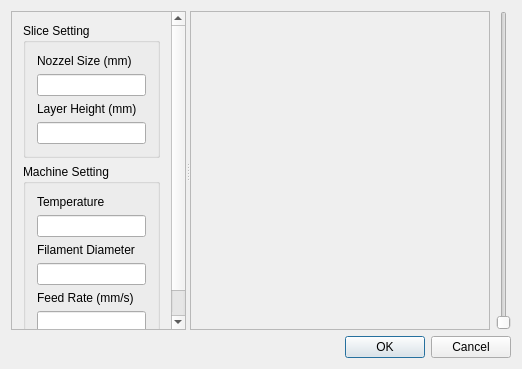
<?xml version="1.0" encoding="UTF-8"?>
<ui version="4.0">
 <class>SliceWidget</class>
 <widget class="QWidget" name="SliceWidget">
  <property name="geometry">
   <rect>
    <x>0</x>
    <y>0</y>
    <width>522</width>
    <height>369</height>
   </rect>
  </property>
  <property name="windowTitle">
   <string>SliceWidget</string>
  </property>
  <layout class="QGridLayout" name="gridLayout_4">
   <item row="0" column="0">
    <widget class="QSplitter" name="sph_settingAndViewer">
     <property name="orientation">
      <enum>Qt::Horizontal</enum>
     </property>
     <widget class="QScrollArea" name="sa_imageviewer">
      <property name="widgetResizable">
       <bool>true</bool>
      </property>
      <widget class="QWidget" name="scrollAreaWidgetContents">
       <property name="geometry">
        <rect>
         <x>0</x>
         <y>0</y>
         <width>169</width>
         <height>320</height>
        </rect>
       </property>
       <layout class="QGridLayout" name="gridLayout">
        <item row="2" column="0">
         <spacer name="vspr_setting">
          <property name="orientation">
           <enum>Qt::Vertical</enum>
          </property>
          <property name="sizeHint" stdset="0">
           <size>
            <width>20</width>
            <height>40</height>
           </size>
          </property>
         </spacer>
        </item>
        <item row="0" column="0">
         <widget class="QGroupBox" name="gb_sliceSetting">
          <property name="title">
           <string>Slice Setting</string>
          </property>
          <layout class="QGridLayout" name="gridLayout_2">
           <item row="1" column="0">
            <widget class="QLineEdit" name="le_nozzleSize"/>
           </item>
           <item row="2" column="0">
            <widget class="QLabel" name="lb_layerHeight">
             <property name="text">
              <string>Layer Height (mm)</string>
             </property>
            </widget>
           </item>
           <item row="0" column="0">
            <widget class="QLabel" name="lb_nozzleSize">
             <property name="text">
              <string>Nozzel Size (mm)</string>
             </property>
            </widget>
           </item>
           <item row="3" column="0">
            <widget class="QLineEdit" name="le_layerHeight"/>
           </item>
          </layout>
         </widget>
        </item>
        <item row="1" column="0">
         <widget class="QGroupBox" name="gb_machineSetting">
          <property name="title">
           <string>Machine Setting</string>
          </property>
          <layout class="QGridLayout" name="gridLayout_3">
           <item row="0" column="0">
            <widget class="QLabel" name="lb_temperature">
             <property name="text">
              <string>Temperature</string>
             </property>
            </widget>
           </item>
           <item row="1" column="0">
            <widget class="QLineEdit" name="le_temperature"/>
           </item>
           <item row="2" column="0">
            <widget class="QLabel" name="lb_filamentDiameter">
             <property name="text">
              <string>Filament Diameter</string>
             </property>
            </widget>
           </item>
           <item row="3" column="0">
            <widget class="QLineEdit" name="le_filamentDiameter"/>
           </item>
           <item row="4" column="0">
            <widget class="QLabel" name="lb_feedRate">
             <property name="text">
              <string>Feed Rate (mm/s)</string>
             </property>
            </widget>
           </item>
           <item row="5" column="0">
            <widget class="QLineEdit" name="le_feedRate"/>
           </item>
          </layout>
         </widget>
        </item>
       </layout>
      </widget>
     </widget>
     <widget class="QScrollArea" name="sa_viewer">
      <property name="minimumSize">
       <size>
        <width>300</width>
        <height>0</height>
       </size>
      </property>
      <property name="widgetResizable">
       <bool>true</bool>
      </property>
      <widget class="QWidget" name="scrollAreaWidgetContents_2">
       <property name="geometry">
        <rect>
         <x>0</x>
         <y>0</y>
         <width>298</width>
         <height>320</height>
        </rect>
       </property>
      </widget>
     </widget>
    </widget>
   </item>
   <item row="0" column="1">
    <widget class="QSlider" name="vslid_image">
     <property name="orientation">
      <enum>Qt::Vertical</enum>
     </property>
    </widget>
   </item>
   <item row="1" column="0" colspan="2">
    <widget class="QDialogButtonBox" name="btmbox_widget">
     <property name="standardButtons">
      <set>QDialogButtonBox::Cancel|QDialogButtonBox::Ok</set>
     </property>
    </widget>
   </item>
  </layout>
 </widget>
 <layoutdefault spacing="6" margin="11"/>
 <resources/>
 <connections/>
</ui>
